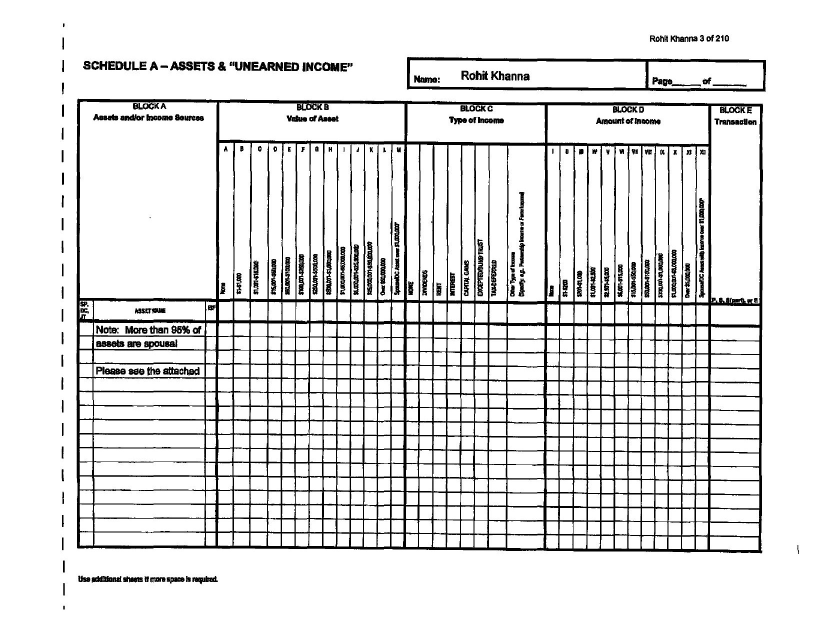
#> input picture docs/2019-2/pages/page-003.jpg, 1627 x 1260 px, given in place of page-003.jpg.jpg, which was not available (shown at 1/2 size)
$ python detect.py docs/2019-2/pages/page-003.jpg
#> lines starting #> are read from the running program, lines starting #| are printed output that depends on the picture; after the words box and inside, x2 and y2 are one past the last pixel; in counts of white or black regions, pixels touching at a corner belong together; pictures that were not available may be replaced by others from this repository, and a replacement may not be noted
import sys
from PIL import Image
import numpy as np
page=sys.argv[1]
im=Image.open(f'docs/2019-2/pages/page-{page}.jpg').convert('L')
a=np.array(im); H,W=a.shape
#> after `H, W = a.shape`: H = 1260; W = 1627
b=(a<180).astype(np.uint8)
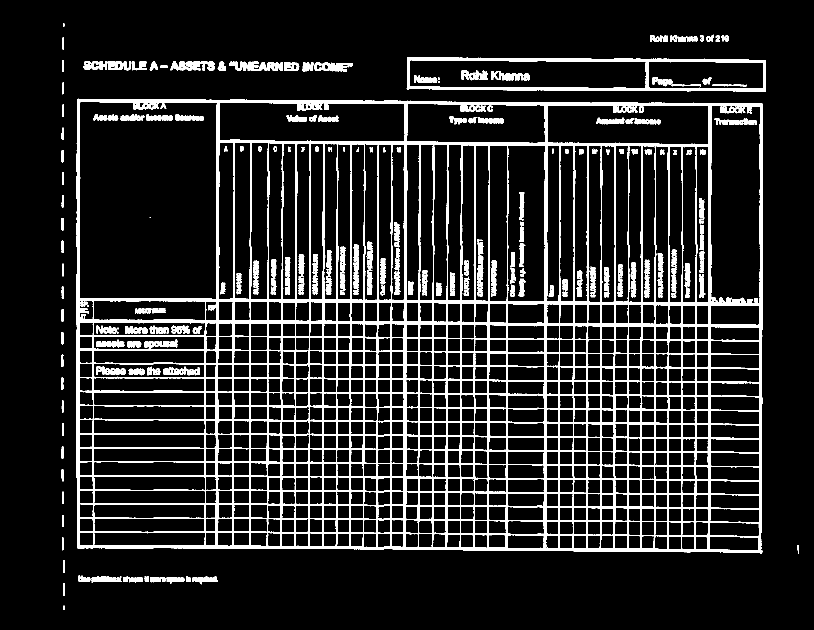
#> b: shape (1260, 1627) (shown at 1/2 size); values 0 (black) and 1 (white), 12.5% white; 223 white regions (14 under 20 px), largest, box (x1, y1, x2, y2) and area: (153, 197, 1526, 1107) 198666, (813, 114, 1532, 184) 9165, (955, 478, 967, 593) 923
buckets=["None","$1-$1,000","$1,001-$15,000","$15,001-$50,000","$50,001-$100,000",
"$100,001-$250,000","$250,001-$500,000","$500,001-$1,000,000","$1,000,001-$5,000,000",
"$5,000,001-$25,000,000","$25,000,001-$50,000,000","Over $50,000,000"]
centers=[round(780+55.5*k) for k in range(12)]
rs=b[:,120:600].sum(axis=1)
#> rs = 1260 values, max 451 at index 642, min 0 at index 0, mean 59.98
bands=[]; y=0
while y<H:
    if rs[y]>3:
        y0=y
        while y<H and rs[y]>3: y+=1
        if y-y0>=3: bands.append((y0,y))
    else: y+=1
#> after the loop, bands = [(122, 143), (166, 178), (198, 1098), (1121, 1145), (1151, 1191), (1212, 1219)]; y = 1260
data=[bd for bd in bands if (bd[0]+bd[1])//2>250]
#> data = [(198, 1098), (1121, 1145), (1151, 1191), (1212, 1219)]
print(f"page {page}: {len(data)} data rows")
#| page docs/2019-2/pages/page-003.jpg: 4 data rows
for i,(y0,y1) in enumerate(data):
    win=b[y0-1:y1+1,:]
    eif=int(win[:,648:702].sum())
    inks=[int(win[:,cx-24:cx+24].sum()) for cx in centers]
    order=sorted(range(12),key=lambda k:-inks[k])
    best=order[0]; second=order[1]
    label=buckets[best] if inks[best]>=12 else "??"
    flag=""
    if inks[best]<12: flag=" LOW"
    if inks[second]>=14 and inks[second]>0.5*inks[best]: flag+=f" AMBIG(2nd={buckets[second]}:{inks[second]})"
    e = f" EIF={eif}" if eif>=12 else ""
    print(f"{i+1:2d} c{best:2d} {label:20s} ink={inks[best]:4d}{e}{flag}")
#> this loop made 4 passes
#> (y0, y1, eif, order, best, second, label, flag) on passes 1 to 4: (198, 1098, 10237, [6, 8, 3, 9, 7, 0, 1, 4, 11, 10, 2, 5], 6, 8, '$250,001-$500,000', ' AMBIG(2nd=$1,000,001-$5,000,000:9782)'), (1121, 1145, 0, [0, 1, 2, 3, 4, 5, 6, 7, 8, 9, 10, 11], 0, 1, '??', ' LOW'), (1151, 1191, 0, [0, 1, 2, 3, 4, 5, 6, 7, 8, 9, 10, 11], 0, 1, '??', ' LOW'), (1212, 1219, 0, [0, 1, 2, 3, 4, 5, 6, 7, 8, 9, 10, 11], 0, 1, '??', ' LOW')
#|  1 c 6 $250,001-$500,000    ink=10490 EIF=10237 AMBIG(2nd=$1,000,001-$5,000,000:9782)
#|  2 c 0 ??                   ink=   0 LOW
#|  3 c 0 ??                   ink=   0 LOW
#|  4 c 0 ??                   ink=   0 LOW
#> pass 1, `win=b[y0-1:y1+1,:]`:
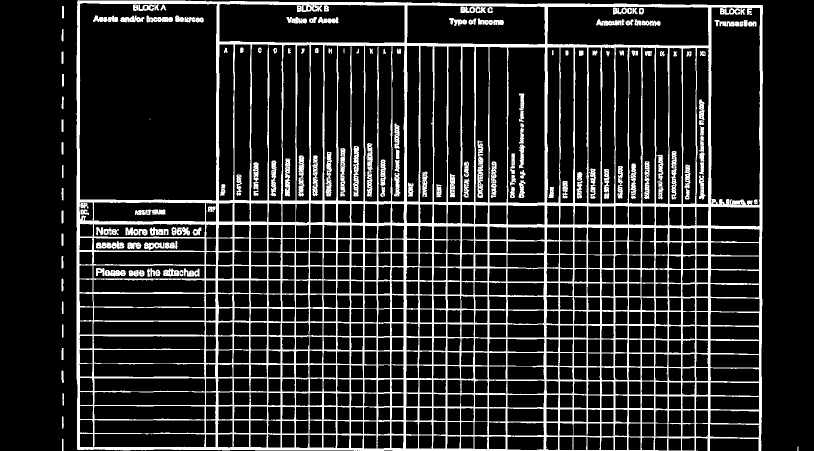
#> win: shape (902, 1627) (shown at 1/2 size); values 0 (black) and 1 (white), 15.8% white; 161 white regions (13 under 20 px), largest, box (x1, y1, x2, y2) and area: (153, 0, 1526, 902) 196217, (955, 281, 967, 396) 923, (733, 286, 746, 393) 865
